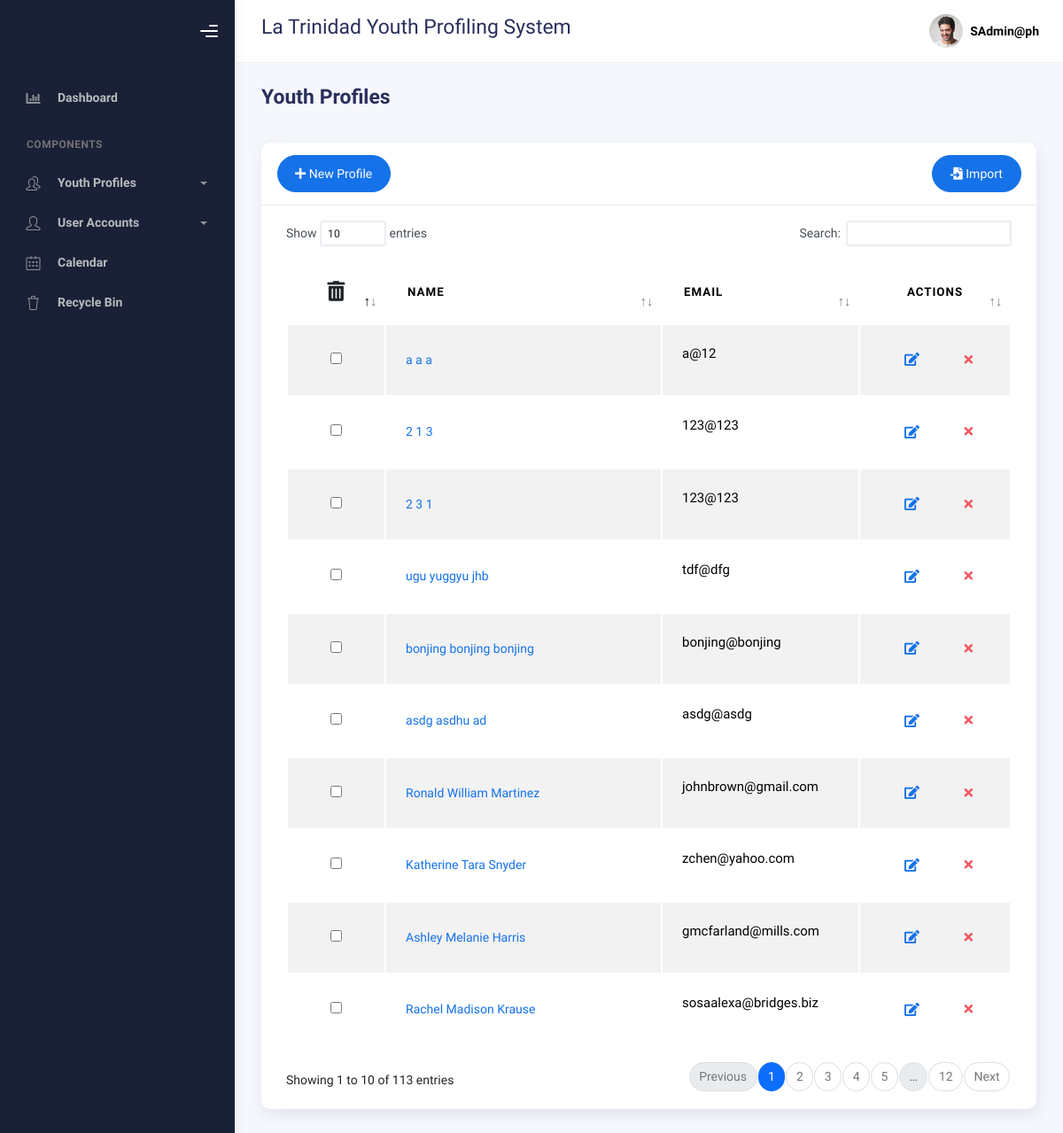
The page /bootstrap/temp_profiles.php (signed in) on the database its author committed.
### tables this page shows
CREATE TABLE `profiles` (
  `id` int(11) NOT NULL,
  `lname` varchar(100) DEFAULT NULL,
  `fname` varchar(100) DEFAULT NULL,
  `mname` varchar(100) DEFAULT NULL,
  `suffix` varchar(20) DEFAULT NULL,
  `region` varchar(100) DEFAULT NULL,
  `province` varchar(100) DEFAULT NULL,
  `municipality` varchar(100) DEFAULT NULL,
  `barangay` varchar(100) DEFAULT NULL,
  `sitio` varchar(50) DEFAULT NULL,
  `purok` varchar(100) DEFAULT NULL,
  `sex` varchar(10) DEFAULT NULL,
  `age` int(11) DEFAULT NULL,
  `youth_with_needs` text DEFAULT NULL,
  `email` varchar(100) DEFAULT NULL,
  `birth_month` varchar(20) DEFAULT NULL,
  `birth_day` varchar(20) DEFAULT NULL,
  `birth_year` varchar(20) DEFAULT NULL,
  `contactnumber` varchar(20) DEFAULT NULL,
  `civil_status` varchar(20) DEFAULT NULL,
  `youth_classification` varchar(100) DEFAULT NULL,
  `age_group` varchar(50) DEFAULT NULL,
  `work_status` varchar(50) DEFAULT NULL,
  `educational_background` varchar(50) DEFAULT NULL,
  `register_sk_voter` varchar(50) DEFAULT NULL,
  `voted_last_election` varchar(3) NOT NULL,
  `national_voter` varchar(50) DEFAULT NULL,
  `attended_kk` varchar(3) NOT NULL,
  `times_attended_kk` int(11) DEFAULT NULL,
  `no_why` varchar(100) DEFAULT NULL,
  `date_created` varchar(50) NOT NULL,
  `barangay_code` varchar(50) DEFAULT NULL
);

### bootstrap/temp_profiles.php (the view, shortened to what this page needs)
<?php
include("../conne.php");
if (isset($_SESSION['role'])) {
  $role = $_SESSION['role'];
} else {
  echo "Role information not found. Please contact administrator.";
  exit();
}
$barangay_code = "";
?>
<!DOCTYPE html>
<html lang="en">
<head>
  <link rel="stylesheet" href="assets/css/bootstrap.min.css" />
  <link rel="stylesheet" href="assets/css/plugins.min.css" />
  <link rel="stylesheet" href="assets/css/kaiadmin.min.css" />
</head>
<body>
  <div class="wrapper">
    <div class="sidebar" data-background-color="dark">
      <div class="sidebar-logo">
        <div class="logo-header" data-background-color="dark">
          <div class="nav-toggle">
            <button class="btn btn-toggle toggle-sidebar">
              <i class="gg-menu-right"></i>
            </button>
          </div>
        </div>
      </div>
      <div class="sidebar-wrapper scrollbar scrollbar-inner">
        <div class="sidebar-content">
          <ul class="nav nav-secondary">
            <li class="nav-item">
              <a href="temp_homepage.php" aria-expanded="false">
                <i class="fas fa-chart-bar"></i>
                <p>Dashboard</p>
              </a>
            </li>
            <li class="nav-section">
              <h4 class="text-section">Components</h4>
            </li>
            <li class="nav-item">
              <a data-bs-toggle="collapse" href="#tables">
                <i class="fas icon-people"></i>
                <p>Youth Profiles</p>
                <span class="caret"></span>
              </a>
            </li>
            <li class="nav-item">
            <?php
               if ($role == 'admin' || $role == 'superadmin') {
                echo '
                <a data-bs-toggle="collapse" href="#forms">
                  <i class="fas icon-user"></i>
                  <p>User Accounts</p>
                  <span class="caret"></span>
                </a>
                <div class="collapse" id="forms">
                  <ul class="nav nav-collapse">
                    <li>
                      <a href="temp_accounts.php">
                        <span class="sub-item">View Accounts</span>
                      </a>
                    </li>
                    <li>
                      <a href="temp_createacc.php">
                        <span class="sub-item">Create Account</span>
                      </a>
                    </li>
                  </ul>
                </div>
              </li>';
               }
               ?>
            <li class="nav-item">
              <a href="calendar.php">
                <i class="fas icon-calendar"></i>
                <p>Calendar</p>
              </a>
            </li>
            <li class="nav-item">
              <a href="temp_recycle.php">
                <i class="fas icon-trash"></i>
                <p>Recycle Bin</p>
              </a>
            </li>
          </ul>
        </div>
      </div>
    </div>
    <div class="main-panel">
      <div class="main-header">
        <nav class="navbar navbar-header navbar-header-transparent navbar-expand-lg border-bottom">
          <div class="container-fluid">
            <h3><?php echo $barangay_code; ?> La Trinidad Youth Profiling System</h3>
            <ul class="navbar-nav topbar-nav ms-md-auto align-items-center">
              <li class="nav-item topbar-user dropdown hidden-caret">
                <a class="dropdown-toggle profile-pic" data-bs-toggle="dropdown" aria-expanded="false">
                <div class="avatar-sm">
                  <img src="assets/img/profile.jpg" alt="..." class="avatar-img rounded-circle" />
                </div>
                <span class="profile-username">
                  <span class="fw-bold"><?php echo $_SESSION['email']; ?></span>
                </span>
              </a>
              </li>
            </ul>
          </div>
        </nav>
      </div>
      <div class="container">
        <div class="page-inner">
          <div class="page-header">
            <h3 class="fw-bold mb-3">Youth Profiles</h3>
          </div>
          <div class="row">
            <div class="col-md-12">
              <div class="card">
                <div class="card-header">
                  <div class="ms-auto">
                    <button id="newProfile" style="float:inline-start" class="btn btn-primary btn-round ms-auto"
                      data-bs-toggle="modal" data-bs-target="#addRowModal">
                      <i class="fa fa-plus"></i>
                      New Profile
                    </button>
                    <button id="importBtn" style="float:inline-end" class="btn btn-primary btn-round ms-auto1"
                      data-bs-toggle="modal" data-bs-target="#importModal">
                      <i class="fa fa-file-import"></i>
                      Import
                    </button>
                  </div>
                </div>
                <div class="card-body">
                  <div class="table-responsive">
                    <form id="profilesForm" method="POST" action="temp_delete_multiple.php">
                      <table id="basic-datatables" class="display table table-striped table-hover dataTable" role="grid" aria-describedby="basic-datatables_info">
                        <thead>
                          <tr role="row">
                            <th tabindex="0" aria-controls="basic-datatables" rowspan="1" colspan="1" style="width: 30.516px;">
                              <button type="d" class="btn btn-default" data-bs-toggle="tooltip" title="Delete Selected" onclick="return confirm('Are you sure you want to delete the selected profiles?');">
                                <i style="font-size: 17pt" class="fa fa-trash-alt"></i>
                              </button>
                            </th>
                            <th class="sorting_asc" tabindex="1" aria-controls="basic-datatables" rowspan="1" colspan="1" aria-sort="ascending" aria-label="Name: activate to sort column descending" style="width: 541.766px;">Name</th>
                            <th tabindex="2" aria-controls="basic-datatables" rowspan="1" colspan="1" style="width: 365.516px;">Email</th>
                            <th tabindex="3" rowspan="1" colspan="1" style="width: 200.266px;"><center>Actions</center></th>
                          </tr>
                        </thead>
                        <?php
                          $recordsPerPage = 20;
                          $currentPage = isset($_GET['page']) ? $_GET['page'] : 1;
                          $offset = ($currentPage - 1) * $recordsPerPage;
                          if (isset($_GET['search'])) {
                            $searchQuery = $_GET['search'];
                            $sql = "SELECT * FROM profiles
                                    WHERE fname LIKE '%$searchQuery%' OR lname LIKE '%$searchQuery%' OR mname LIKE '%$searchQuery%' OR email LIKE '%$searchQuery%'
                                    ORDER BY id DESC
                                    LIMIT $recordsPerPage OFFSET $offset";
                          } else {
                            $sql = "SELECT * FROM profiles
                                    ORDER BY id DESC ";
                          }
                          $result = mysqli_query($conn, $sql);
                          if ($result && mysqli_num_rows($result) > 0) {
                        ?>
                          <tbody>
                            <div class="section">
                              <form id="profilesForm" method="POST" action="temp_profiles.php">
                                <?php while ($row = mysqli_fetch_assoc($result)) { ?>
                                  <tr>
                                    <td>
                                      <center>
                                        <input type="checkbox" name="selectedProfiles[]" value="<?= $row['id']; ?>">
                                      </center>
                                    </td>
                                    <td>
                                      <a href="#" class="profileNameLink" data-id="<?= $row['id']; ?>"
                                        data-fullname="<?= $row['fname'] . ' ' . $row['mname'] . ' ' . $row['lname']; ?>"
                                        data-address="<?= $row['region'] . ' ' . $row['province'] . ' ' . $row['municipality'] . ' ' . $row['barangay'] . ' ' . $row['sitio'] . ' ' . $row['purok']; ?>"
                                        data-sex="<?= $row['sex']; ?>" data-age="<?= $row['age']; ?>"
                                        data-email="<?= $row['email']; ?>"
                                        data-birthday="<?= $row['birth_month'] . '/' . $row['birth_day'] . '/' . $row['birth_year']; ?>"
                                        data-youth_with_needs="<?= $row['youth_with_needs']; ?>"
                                        data-contact_number="<?= $row['contactnumber']; ?>"
                                        data-civil_status="<?= $row['civil_status']; ?>"
                                        data-age_group="<?= $row['age_group']; ?>"
                                        data-educational_background="<?= $row['educational_background']; ?>"
                                        data-youth_classification="<?= $row['youth_classification']; ?>"
                                        data-work_status="<?= $row['work_status']; ?>"
                                        data-national_voter="<?= $row['national_voter']; ?>"
                                        data-register_sk_voter="<?= $row['register_sk_voter']; ?>"
                                        data-voted_last_election="<?= $row['voted_last_election']; ?>"
                                        data-times_attended="<?= $row['times_attended_kk']; ?>"
                                        data-national_voter="<?= $row['national_voter']; ?>"
                                        data-reason="<?= $row['no_why']; ?>" data-bs-toggle="modal"
                                        data-bs-target="#modal-default"><?= $row['fname'] . ' ' . $row['mname'] . ' ' . $row['lname']; ?></a>
                                    </td>
                                    <td>
                                      <p style="text-transform:lowercase"><?= $row['email']; ?></p>
                                    </td>
                                    <td>
                                      <center>
                                        <a href="temp_update.php?id=<?= $row['id']; ?>" class="btn btn-link btn-primary btn-lg" data-bs-toggle="tooltip" title="Edit"><i
                                            class="fa fa-edit"></i></a>
                                        <a href="temp_delete.php?id=<?= $row['id']; ?>" class="btn btn-link btn-danger" title="Remove" data-bs-toggle="tooltip"
                                          onclick="return confirm('Are you sure you want to delete this profile?');"><i
                                            class="fa fa-times"></i></a>
                                      </center>
                                    </td>
                                  </tr>
                                <?php } ?>
                              </form>
                            </div>
                          </tbody>
                        </table>
                    </div>
                  </div>
                </div>
              </div>
            </div>
          </div>
        </div>
      </div>
  </body>
  </html>
  <?php
}
?>

### rows shown on the page
profiles: fname "a", mname "a", lname "a", email "a@12"
profiles: fname "2", mname "1", lname "3", email "123@123"
profiles: fname "2", mname "3", lname "1", email "123@123"
profiles: fname "ugu", mname "yuggyu", lname "jhb", email "tdf@dfg"
profiles: fname "bonjing", mname "bonjing", lname "bonjing", email "bonjing@bonjing"
profiles: fname "asdg", mname "asdhu", lname "ad", email "asdg@asdg"
profiles: fname "Ronald", mname "William", lname "Martinez", email "johnbrown@gmail.com"
profiles: fname "Katherine", mname "Tara", lname "Snyder", email "zchen@yahoo.com"
profiles: fname "Ashley", mname "Melanie", lname "Harris", email "gmcfarland@mills.com"
profiles: fname "Rachel", mname "Madison", lname "Krause", email "sosaalexa@bridges.biz"

### other values the page prints
$_SESSION['email'] "SAdmin@ph"
